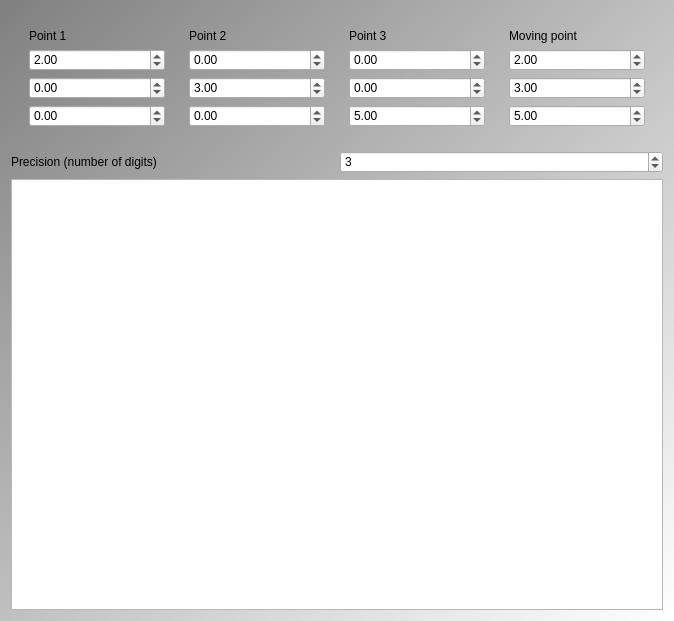
<?xml version="1.0" encoding="UTF-8"?>
<ui version="4.0">
 <class>QtTestPlaneMainDialog</class>
 <widget class="QDialog" name="QtTestPlaneMainDialog">
  <property name="geometry">
   <rect>
    <x>0</x>
    <y>0</y>
    <width>674</width>
    <height>621</height>
   </rect>
  </property>
  <property name="windowTitle">
   <string>TestPlane</string>
  </property>
  <property name="windowIcon">
   <iconset resource="ToolTestPlane.qrc">
    <normaloff>:/images/ToolTestPlaneR.png</normaloff>:/images/ToolTestPlaneR.png</iconset>
  </property>
  <property name="styleSheet">
   <string notr="true">QDialog { 
background-color: qlineargradient(x1: 0, y1: 0, x2: 1, y2: 1, stop: 0  #808080, stop: 1 #ffffff);
}
QPushButton { background-color: rgb(255, 255, 255);  }
QPushButton { color: rgb(0,0,0); }
QPushButton { font: 48px &quot;Courier New&quot;, courier, monospace }
QPlainTextEdit { font: 12px &quot;Courier New&quot;, courier, monospace }</string>
  </property>
  <layout class="QGridLayout" name="gridLayout">
   <item row="0" column="0" colspan="2">
    <widget class="QWidget" name="widget" native="true">
     <layout class="QHBoxLayout" name="horizontalLayout">
      <item>
       <widget class="QWidget" name="widget_1" native="true">
        <layout class="QVBoxLayout" name="verticalLayout_4">
         <item>
          <widget class="QLabel" name="label">
           <property name="text">
            <string>Point 1</string>
           </property>
          </widget>
         </item>
         <item>
          <widget class="QDoubleSpinBox" name="box_x1">
           <property name="minimum">
            <double>-999999999.000000000000000</double>
           </property>
           <property name="maximum">
            <double>999999999.000000000000000</double>
           </property>
           <property name="value">
            <double>2.000000000000000</double>
           </property>
          </widget>
         </item>
         <item>
          <widget class="QDoubleSpinBox" name="box_y1">
           <property name="minimum">
            <double>-999999999.000000000000000</double>
           </property>
           <property name="maximum">
            <double>999999999.000000000000000</double>
           </property>
          </widget>
         </item>
         <item>
          <widget class="QDoubleSpinBox" name="box_z1">
           <property name="minimum">
            <double>-999999999.000000000000000</double>
           </property>
           <property name="maximum">
            <double>999999999.000000000000000</double>
           </property>
          </widget>
         </item>
        </layout>
       </widget>
      </item>
      <item>
       <widget class="QWidget" name="widget_2" native="true">
        <layout class="QVBoxLayout" name="verticalLayout_3">
         <item>
          <widget class="QLabel" name="label_2">
           <property name="text">
            <string>Point 2</string>
           </property>
          </widget>
         </item>
         <item>
          <widget class="QDoubleSpinBox" name="box_x2">
           <property name="minimum">
            <double>-999999999.000000000000000</double>
           </property>
           <property name="maximum">
            <double>999999999.000000000000000</double>
           </property>
          </widget>
         </item>
         <item>
          <widget class="QDoubleSpinBox" name="box_y2">
           <property name="minimum">
            <double>-999999999.000000000000000</double>
           </property>
           <property name="maximum">
            <double>999999999.000000000000000</double>
           </property>
           <property name="value">
            <double>3.000000000000000</double>
           </property>
          </widget>
         </item>
         <item>
          <widget class="QDoubleSpinBox" name="box_z2">
           <property name="minimum">
            <double>-999999999.000000000000000</double>
           </property>
           <property name="maximum">
            <double>999999999.000000000000000</double>
           </property>
          </widget>
         </item>
        </layout>
       </widget>
      </item>
      <item>
       <widget class="QWidget" name="widget_3" native="true">
        <layout class="QVBoxLayout" name="verticalLayout">
         <item>
          <widget class="QLabel" name="label_3">
           <property name="text">
            <string>Point 3</string>
           </property>
          </widget>
         </item>
         <item>
          <widget class="QDoubleSpinBox" name="box_x3">
           <property name="minimum">
            <double>-999999999.000000000000000</double>
           </property>
           <property name="maximum">
            <double>999999999.000000000000000</double>
           </property>
          </widget>
         </item>
         <item>
          <widget class="QDoubleSpinBox" name="box_y3">
           <property name="minimum">
            <double>-999999999.000000000000000</double>
           </property>
           <property name="maximum">
            <double>999999999.000000000000000</double>
           </property>
          </widget>
         </item>
         <item>
          <widget class="QDoubleSpinBox" name="box_z3">
           <property name="minimum">
            <double>-999999999.000000000000000</double>
           </property>
           <property name="maximum">
            <double>999999999.000000000000000</double>
           </property>
           <property name="value">
            <double>5.000000000000000</double>
           </property>
          </widget>
         </item>
        </layout>
       </widget>
      </item>
      <item>
       <widget class="QWidget" name="widget_4" native="true">
        <layout class="QVBoxLayout" name="verticalLayout_2">
         <item>
          <widget class="QLabel" name="label_4">
           <property name="text">
            <string>Moving point</string>
           </property>
          </widget>
         </item>
         <item>
          <widget class="QDoubleSpinBox" name="box_x">
           <property name="minimum">
            <double>-999999999.000000000000000</double>
           </property>
           <property name="maximum">
            <double>999999999.000000000000000</double>
           </property>
           <property name="value">
            <double>2.000000000000000</double>
           </property>
          </widget>
         </item>
         <item>
          <widget class="QDoubleSpinBox" name="box_y">
           <property name="minimum">
            <double>-999999999.000000000000000</double>
           </property>
           <property name="maximum">
            <double>999999999.000000000000000</double>
           </property>
           <property name="value">
            <double>3.000000000000000</double>
           </property>
          </widget>
         </item>
         <item>
          <widget class="QDoubleSpinBox" name="box_z">
           <property name="minimum">
            <double>-999999999.000000000000000</double>
           </property>
           <property name="maximum">
            <double>999999999.000000000000000</double>
           </property>
           <property name="value">
            <double>5.000000000000000</double>
           </property>
          </widget>
         </item>
        </layout>
       </widget>
      </item>
     </layout>
    </widget>
   </item>
   <item row="1" column="0">
    <widget class="QLabel" name="label_precision">
     <property name="text">
      <string>Precision (number of digits)</string>
     </property>
    </widget>
   </item>
   <item row="1" column="1">
    <widget class="QSpinBox" name="box_precision">
     <property name="value">
      <number>3</number>
     </property>
    </widget>
   </item>
   <item row="2" column="0" colspan="2">
    <widget class="QPlainTextEdit" name="text">
     <property name="lineWrapMode">
      <enum>QPlainTextEdit::WidgetWidth</enum>
     </property>
     <property name="readOnly">
      <bool>true</bool>
     </property>
     <property name="plainText">
      <string/>
     </property>
    </widget>
   </item>
  </layout>
 </widget>
 <resources>
  <include location="ToolTestPlane.qrc"/>
 </resources>
 <connections/>
</ui>
